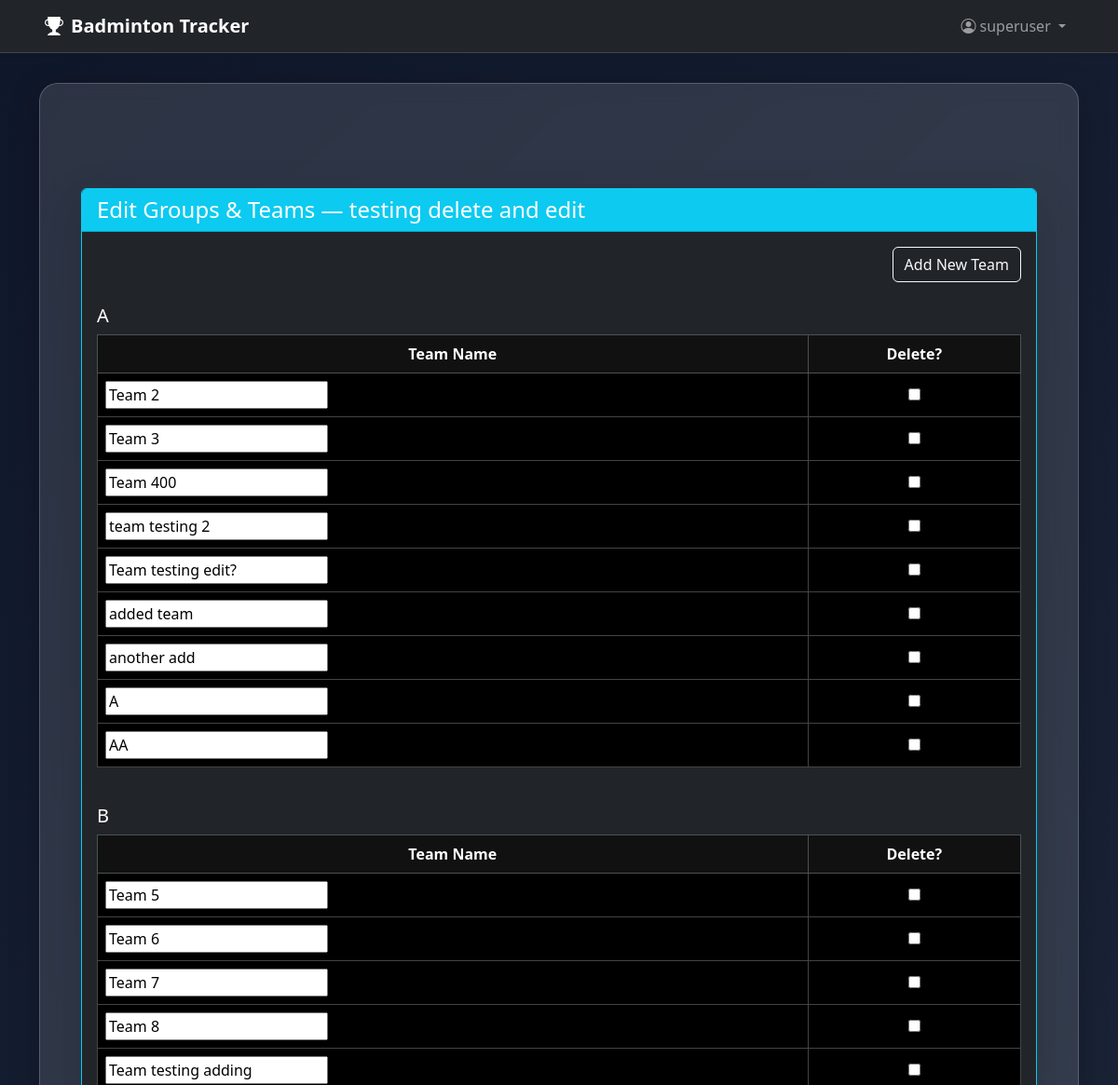
Before: /badminton/tournament/4/edit-groups-teams/ (signed in, upper part) with the older database file.
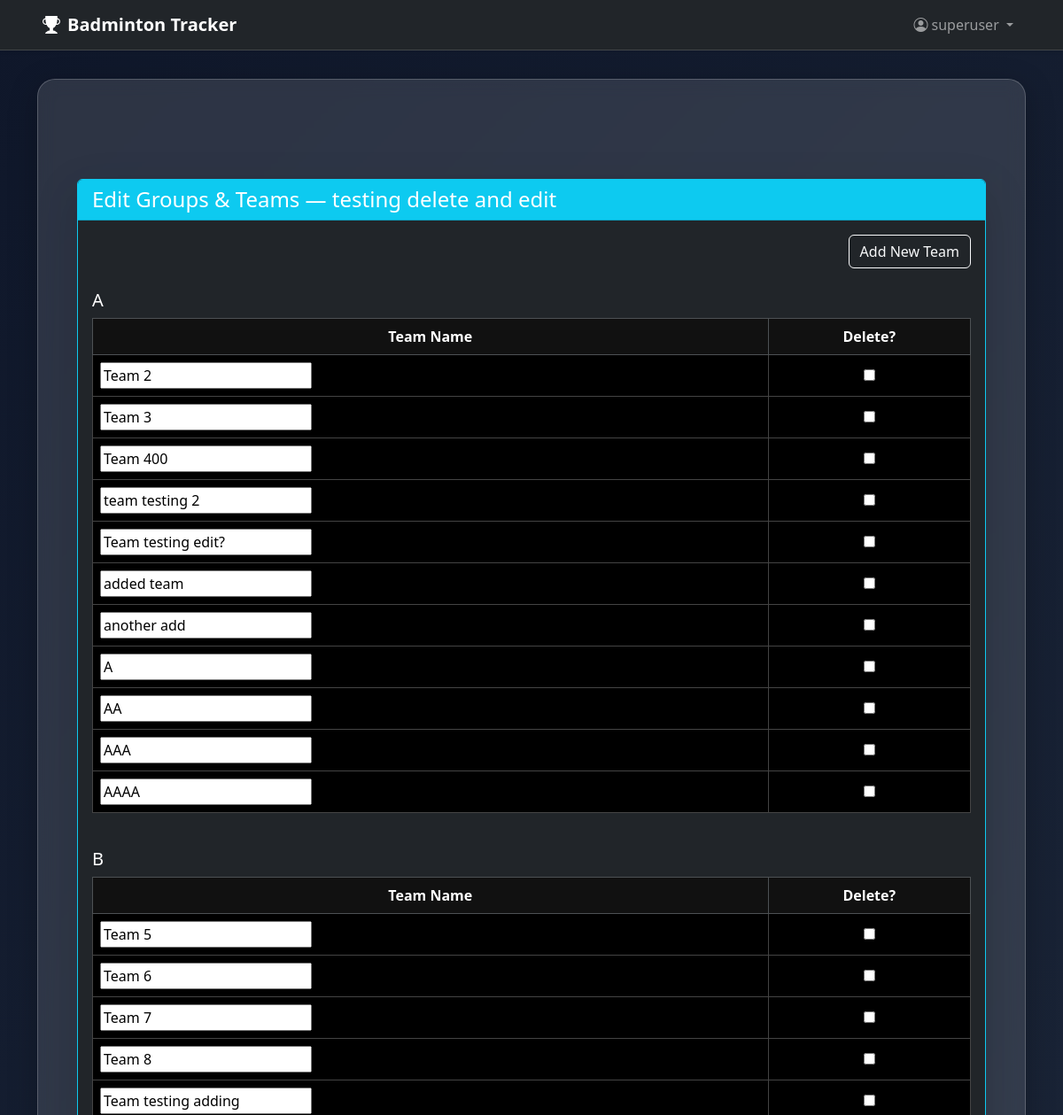
After: the same page with the newer database file.
### badminton/models.py (models this page shows, shortened)
class Group(models.Model):
    name = models.CharField(max_length=1)
    tournament = models.ForeignKey(Tournament, on_delete=models.CASCADE, related_name='groups')

class Team(models.Model):
    name = models.CharField(max_length=100)
    group = models.ForeignKey(Group, on_delete=models.CASCADE, related_name='teams')

### badminton/views.py (the view)
# urls.py: path('tournament/<int:tournament_id>/edit-groups-teams/', views.edit_groups_teams, name='edit_groups_teams'),
@login_required
@user_passes_test(is_organiser)
def edit_groups_teams(request, tournament_id):
    tournament = get_object_or_404(Tournament, id=tournament_id)
    groups = Group.objects.filter(tournament=tournament).order_by('name')
    group_forms = []
    all_valid = True
    for group in groups:
        TeamFormSet = modelformset_factory(Team, form=TeamModelForm, extra=0, can_delete=True)
        queryset = Team.objects.filter(group=group)
        if request.method == 'POST':
            formset = TeamFormSet(request.POST, prefix=f"group_{group.id}", queryset=queryset)
            if formset.is_valid():
                instances = formset.save(commit=False)
                for instance in instances:
                    if not instance.group_id:
                        instance.group = group
                    instance.save()
                for obj in formset.deleted_objects:
                    obj.delete()
            else:
                all_valid = False
        else:
            formset = TeamFormSet(prefix=f"group_{group.id}", queryset=queryset)
        group_forms.append((group, formset))
    if request.method == 'POST' and all_valid:
        return redirect('tournament_detail', tournament_id=tournament.id)
    return render(request, 'edit_groups_teams.html', {
        'tournament': tournament,
        'group_forms': group_forms
    })

### badminton/views.py (called while the page is built)
def is_organiser(user):
    return user.is_superuser or user.groups.filter(name='Tournament Organisers').exists()

### badminton/templates/edit_groups_teams.html (shortened to what this page needs)
{% extends 'base.html' %}
{% block content %}
<div class="container mt-5 mb-5">
  {% if perms.badminton.change_team %}
    <div class="card shadow-lg bg-dark text-white border-info">
      <div class="card-header bg-info text-white">
        <h4 class="mb-0">Edit Groups & Teams — {{ tournament.name }}</h4>
      </div>
      <div class="card-body">
        <form method="post">
          <div class="d-flex justify-content-end mb-3">
            <a href="{% url 'add_team' tournament.id %}" class="btn btn-outline-light">
              Add New Team
            </a>
          </div>
          {% for group, formset in group_forms %}
            <h5 class="mt-4">{{ group.name }}</h5>
            <div class="table-responsive">
              <table class="table table-bordered table-striped table-black align-middle">
                <thead class="table-dark text-center">
                  <tr>
                    <th>Team Name</th>
                    <th>Delete?</th>
                  </tr>
                </thead>
                <tbody>
                  {% for form in formset %}
                    <tr>
                      <td>
                        <input type="text"
                               name="{{ form.name.html_name }}"
                               value="{{ form.name.value|default_if_none:'' }}"
                               class="modern-input"
                               id="{{ form.name.id_for_label }}"
                               placeholder="Enter team name">
                      </td>
                      <td class="text-center">
                        {{ form.DELETE }}
                      </td>
                    </tr>
                  {% endfor %}
                </tbody>
              </table>
            </div>
          {% endfor %}
        </form>
      </div>
    </div>
  {% else %}
    <div class="alert alert-danger text-center mt-4">
      <strong>Access Denied:</strong> You do not have permission to edit teams.
    </div>
  {% endif %}
</div>
{% endblock %}

Changed rows visible on the page:
added Team: name.value "AAA"
added Team: name.value "AAAA"
